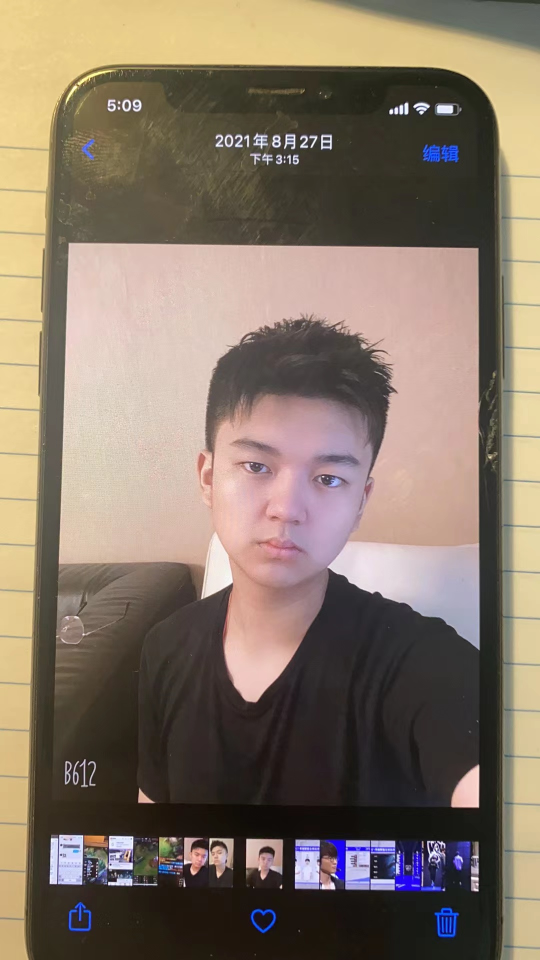
#> input picture opencvpython/pics/guchi.jpg, 1080 x 1920 px, given in place of the camera (shown at 1/2 size)
$ python project2document.py
#> lines starting #> are read from the running program, lines starting #| are printed output that depends on the picture; after the words box and inside, x2 and y2 are one past the last pixel; in counts of white or black regions, pixels touching at a corner belong together
import cv2
import numpy as np
#preprocess to get proper contour
width = 640
height = 480
cap = cv2.VideoCapture(0)
cap.set(3,640)
cap.set(4,480)
cap.set(10,150)

# [44 lines left out: function stackImages, not called in this run]

def preProcessing(img):
    imgGray = cv2.cvtColor(img,cv2.COLOR_BGR2GRAY)
    imgBlur = cv2.GaussianBlur(imgGray,(5,5),1)
    imgCanny = cv2.Canny(imgBlur,200,200)
    kernel = np.ones((5,5))
    imgDial = cv2.dilate(imgCanny,kernel,iterations=2)
    imgThresh = cv2.erode(imgDial, kernel, iterations=1)
    return imgGray, imgBlur, imgCanny, imgDial, imgThresh

def getContours(img):
    biggest = np.array([])
    maxArea = 0
    contours, hierarchy = cv2.findContours(img,cv2.RETR_EXTERNAL,cv2.CHAIN_APPROX_NONE) #FIND OUTER
    for cnt in contours:
        area = cv2.contourArea(cnt)

        if area > 5000:
            cv2.drawContours(imgcont, cnt, -1, (255, 0, 0), 3)#draw blue bliones
            peri = cv2.arcLength(cnt, True)
            approx = cv2.approxPolyDP(cnt, 0.02 * peri, True)
            if area >maxArea and len(approx) == 4:
                biggest = approx
                maxArea = area
    cv2.drawContours(imgcont,biggest,-1,(255,0,0),20)
    return biggest
#get biggest contour
# [24 lines left out: functions reorder, getWarp, not called in this run]

while True:
    success, img = cap.read()
#> img is the input picture: shape (1920, 1080, 3); mean B, G, R 103.4, 118.1, 133.1
    img = cv2.resize(img,(width,height))
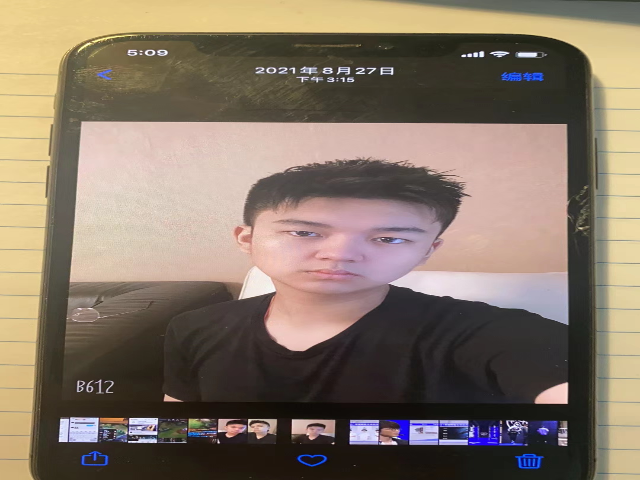
#> img: shape (480, 640, 3); mean B, G, R 103.4, 118.1, 133.1
    imgcont = img.copy()

    imgThres = preProcessing(img)
#> in preProcessing, `imgGray = cv2.cvtColor(img,cv2.COLOR_BGR2GRAY)`:
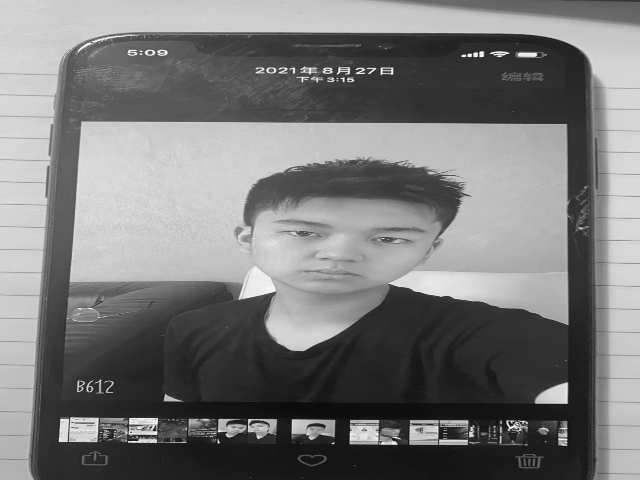
#> imgGray: shape (480, 640); min 10, max 254, mean 120.9
#> in preProcessing, `imgCanny = cv2.Canny(imgBlur,200,200)`:
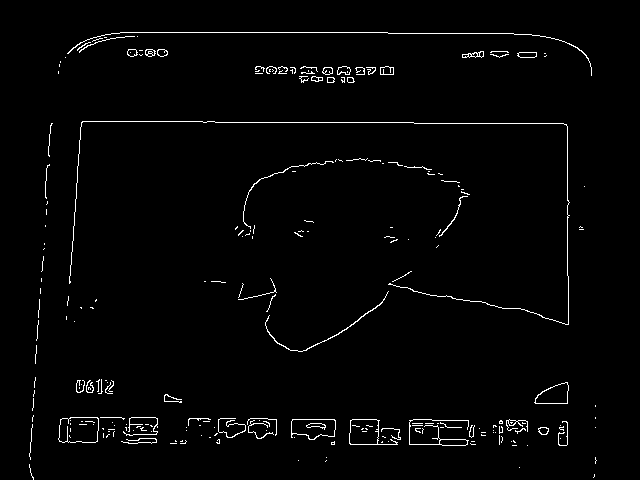
#> imgCanny: shape (480, 640); 1.9% white in thin lines or dots, all inside (x1, y1, x2, y2) = (29, 32, 597, 480)
#> in preProcessing, `imgDial = cv2.dilate(imgCanny,kernel,iterations=2)`:
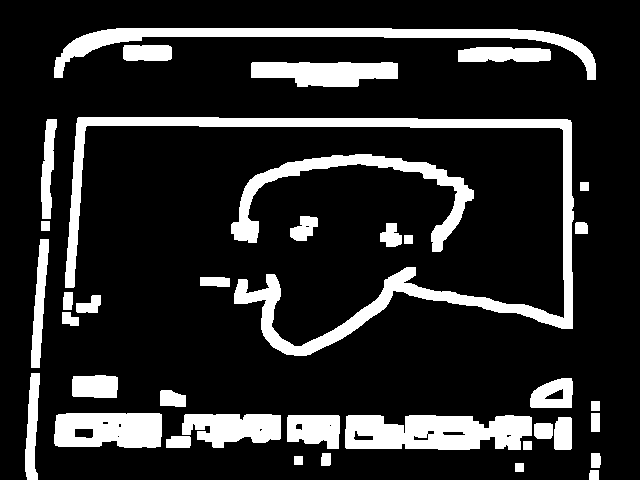
#> imgDial: shape (480, 640); 16.6% white; 37 white regions, largest, box (x1, y1, x2, y2) and area: (65, 117, 574, 356) 13139, (54, 28, 596, 80) 5927, (345, 415, 532, 450) 5397
#> in preProcessing, `imgThresh = cv2.erode(imgDial, kernel, iterations=1)`:
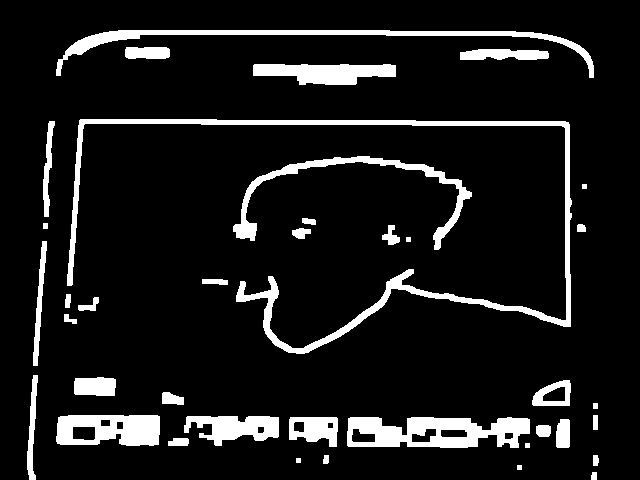
#> imgThresh: shape (480, 640); 10.2% white; 38 white regions, largest, box (x1, y1, x2, y2) and area: (67, 119, 572, 354) 7339, (347, 417, 530, 448) 3885, (56, 30, 594, 78) 3399
#> imgThres = 5 items
#> (the run stopped early here; a loop or call above may not have finished)
